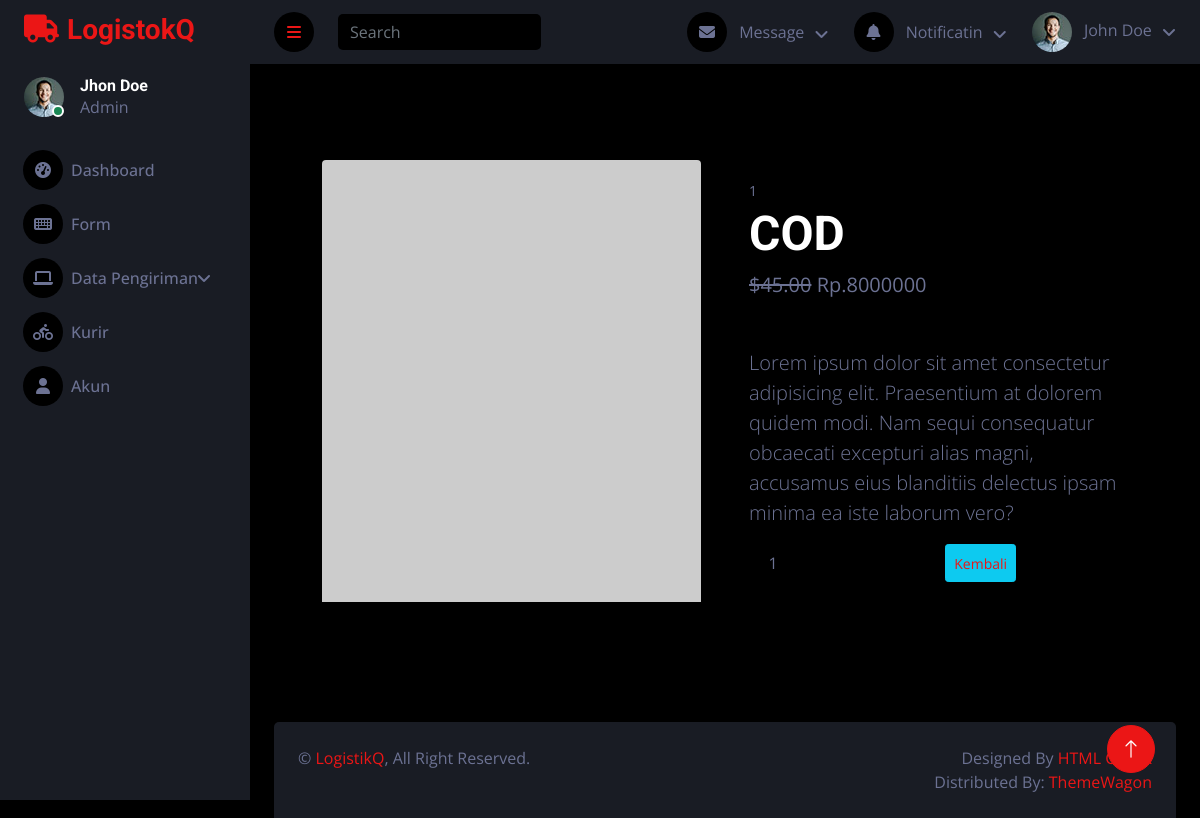
/LogistikQ/index.php?url=pembayaran_detail&id=1, run on the app's committed database.
### tables this page shows
CREATE TABLE `pembayaran` (
  `id` int(11) NOT NULL,
  `metode` varchar(45) NOT NULL,
  `total_harga` double NOT NULL,
  `pengiriman_id` int(11) NOT NULL
);

### LogistikQ/models/pembayaran.php (called while the page is built, shortened)
<?php
class pembayaran{
    private $koneksi;
    public function __construct() {
        global $dbh;
        $this->koneksi = $dbh;
    }
    public function getPembayaran($id) {
        $sql = "SELECT * FROM pembayaran where id = ?";
        $ps = $this->koneksi->prepare($sql);
        $ps->execute([$id]);
        $rs = $ps->fetch();
        return $rs;
    }
}
?>

### LogistikQ/pembayaran_detail.php (the view, shortened to what this page needs)
<?php
$id = $_REQUEST['id'];
$model = new pembayaran();
$produk = $model->getPembayaran($id);
?>
<section class="py-5">
            <div class="container px-4 px-lg-5 my-5">
                <div class="row gx-4 gx-lg-5 align-items-center">
                    <div class="col-md-6"><img class="card-img-top mb-5 mb-md-0" src="https://dummyimage.com/600x700/dee2e6/6c757d.jpg" alt="..." /></div>
                    <div class="col-md-6">
                        <div class="small mb-1"><?= $produk['id']?></div>
                        <h1 class="display-5 fw-bolder"><?= $produk ['metode'] ?></h1>
                        <div class="fs-5 mb-5">
                            <span class="text-decoration-line-through">$45.00</span>
                            <span>Rp.<?= $produk ['total_harga'] ?></span>
                        </div>
                        <p class="lead">Lorem ipsum dolor sit amet consectetur adipisicing elit. Praesentium at dolorem quidem modi. Nam sequi consequatur obcaecati excepturi alias magni, accusamus eius blanditiis delectus ipsam minima ea iste laborum vero?</p>
                        <div class="d-flex">
                            <input class="form-control text-center me-3" id="inputQuantity" type="num" value="1" style="max-width: 3rem" />
                            <button class="btn btn-outline-dark flex-shrink-0" type="button">
                                <i class="bi-cart-fill me-1"></i>
                            </button>
                            <button type="button" class="btn btn-sm btn-info"><a href="index.php?url=dtpembayaran">Kembali</a></button>
                        </div>
                    </div>
                </div>
            </div>
        </section>

### LogistikQ/css/style.css (style rules this page uses)
:root { --primary: #EB1616; --secondary: #191C24; --light: #6C7293; --dark: #000000; }
.btn { transition: .5s; }

### data on the page
pembayaran: id "1", metode "COD", total_harga "8000000"
